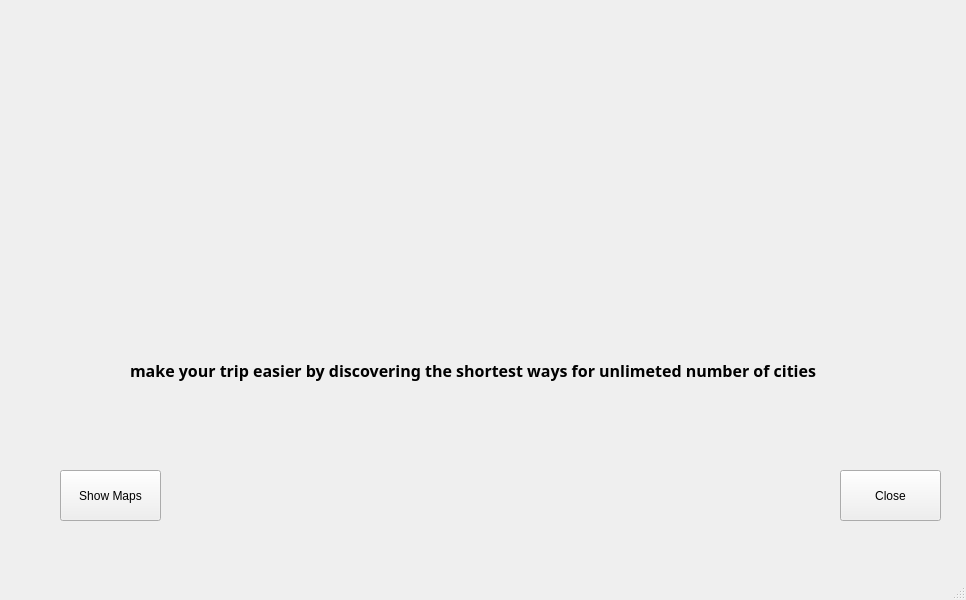
<?xml version="1.0" encoding="UTF-8"?>
<ui version="4.0">
 <class>MainForm</class>
 <widget class="QMainWindow" name="MainForm">
  <property name="geometry">
   <rect>
    <x>0</x>
    <y>0</y>
    <width>966</width>
    <height>600</height>
   </rect>
  </property>
  <property name="windowTitle">
   <string>MainWindow</string>
  </property>
  <widget class="QWidget" name="centralwidget">
   <widget class="QLabel" name="label">
    <property name="geometry">
     <rect>
      <x>210</x>
      <y>-10</y>
      <width>571</width>
      <height>391</height>
     </rect>
    </property>
    <property name="text">
     <string/>
    </property>
    <property name="pixmap">
     <pixmap resource="resources.qrc">:/images/images/WhiteLogoCutted.png</pixmap>
    </property>
    <property name="scaledContents">
     <bool>true</bool>
    </property>
   </widget>
   <widget class="QPushButton" name="btnSelectMap">
    <property name="geometry">
     <rect>
      <x>60</x>
      <y>470</y>
      <width>101</width>
      <height>51</height>
     </rect>
    </property>
    <property name="text">
     <string>Show Maps</string>
    </property>
   </widget>
   <widget class="QLabel" name="label_2">
    <property name="geometry">
     <rect>
      <x>130</x>
      <y>340</y>
      <width>861</width>
      <height>61</height>
     </rect>
    </property>
    <property name="font">
     <font>
      <family>Segoe Print</family>
      <pointsize>12</pointsize>
      <bold>true</bold>
     </font>
    </property>
    <property name="text">
     <string>make your trip easier by discovering the shortest ways for unlimeted number of cities</string>
    </property>
   </widget>
   <widget class="QPushButton" name="btnClose">
    <property name="geometry">
     <rect>
      <x>840</x>
      <y>470</y>
      <width>101</width>
      <height>51</height>
     </rect>
    </property>
    <property name="text">
     <string>Close</string>
    </property>
    <property name="icon">
     <iconset resource="resources.qrc">
      <normaloff>:/images/images/red-x-icon.png</normaloff>:/images/images/red-x-icon.png</iconset>
    </property>
    <property name="iconSize">
     <size>
      <width>30</width>
      <height>30</height>
     </size>
    </property>
   </widget>
  </widget>
  <widget class="QMenuBar" name="menubar">
   <property name="geometry">
    <rect>
     <x>0</x>
     <y>0</y>
     <width>966</width>
     <height>25</height>
    </rect>
   </property>
  </widget>
  <widget class="QStatusBar" name="statusbar"/>
 </widget>
 <resources>
  <include location="resources.qrc"/>
 </resources>
 <connections/>
</ui>
